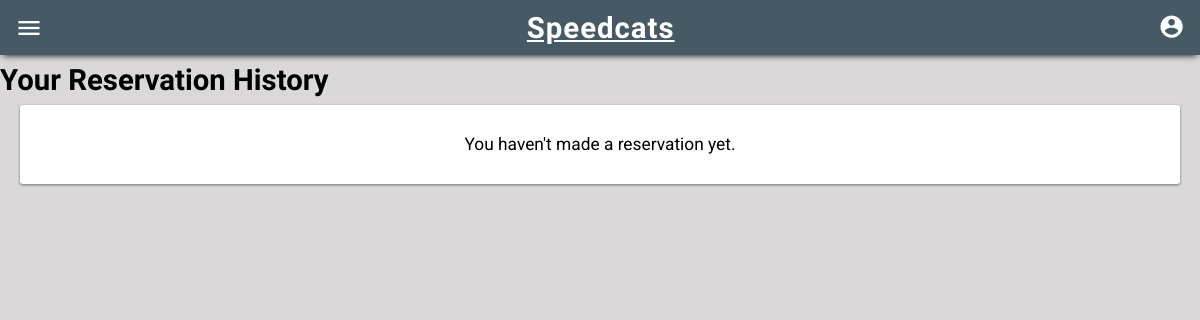
The page /inventory/history/ (signed in) on the database as committed earlier.
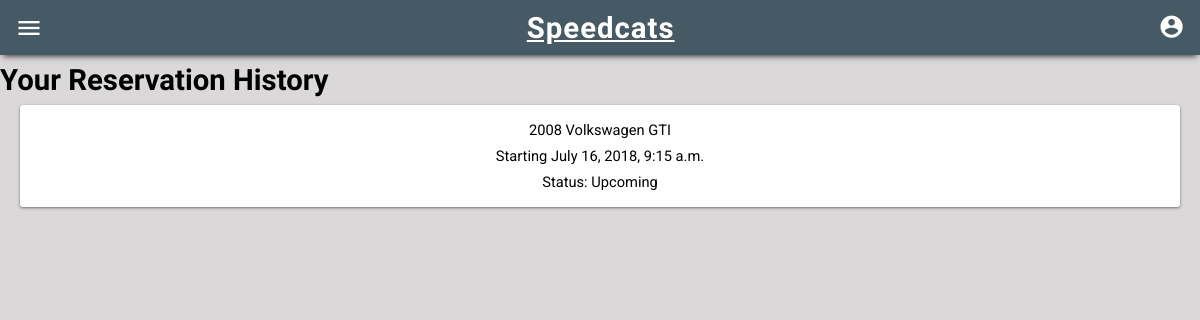
The same page on the database as committed later.
### inventory/models.py (models this page shows, shortened)
class Reservation(models.Model):
	user = models.ForeignKey(settings.AUTH_USER_MODEL, on_delete=models.CASCADE, related_name="reservations")
	vehicle = models.ForeignKey(Vehicle, on_delete=models.CASCADE)
	pick_up_time = models.DateTimeField(blank=False, null=False)
	pick_up_location = models.ForeignKey(Store, on_delete=models.CASCADE, related_name='pick_up_store')
	drop_off_time = models.DateTimeField(blank=False, null=False)
	drop_off_location = models.ForeignKey(Store, on_delete=models.CASCADE, related_name='drop_off_store')
	subtotal = models.DecimalField(max_digits=8, decimal_places=2, null=True)
	tax = models.DecimalField(max_digits=8, decimal_places=2, null=True)
	total = models.DecimalField(max_digits=8, decimal_places=2, null=True)
	miles_driven = models.IntegerField(null=True, blank=True)
	"""
	@property
	def active(self):
		now = datetime.datetime.utcnow()
		if self.pick_up_time < now and now < self.drop_off_time:
			return True
		return False
	"""
	@property
	def status(self):
		pick_up_time = self.pick_up_time
		drop_off_time = self.drop_off_time
		now = datetime.datetime.utcnow().replace(tzinfo=pytz.UTC)
		if pick_up_time > now:
			return 'Upcoming'
		elif drop_off_time > now:
			return 'In Progress'
		elif now > drop_off_time:
			return 'Completed'

class Vehicle(models.Model):
	status_choices = (
		('m', 'Maintenance'),
		('a', 'Available'),
		('r', 'Reserved'),
	)
	vehicle_type_choices = (
		('c', 'Car'),
		('s', 'SUV'),
		('t', 'Truck'),
	)
	VIN = models.CharField(max_length=17)
	store = models.ForeignKey(Store, on_delete=models.CASCADE)
	year = models.IntegerField()
	make = models.CharField(max_length=30)
	model = models.CharField(max_length=30)
	color = models.CharField(max_length=10)
	mileage = models.IntegerField()
	image = models.ImageField(upload_to="vehicle_photos", blank=True)
	description = models.CharField(max_length=800, default="")
	price = models.DecimalField(max_digits=8, decimal_places=2, default=85.99)
	status = models.CharField(
		max_length=1,
		choices=status_choices,
		default='a',
	)
	vehicle_type = models.CharField(
		max_length=1,
		choices=vehicle_type_choices,
		default='c',
	)
	def __str__(self):
		return str(self.year) + ' ' + self.make + ' ' + self.model

### inventory/views.py (the view)
# urls.py: path('history/', views.history, name="history"),
@login_required
def history(request):
	user = request.user
	reservations = Reservation.objects.filter(user=user)
	context = {
		"reservations":reservations
	}
	return render(request, 'inventory/history.html', context)

### inventory/templates/inventory/history.html (shortened to what this page needs)
{% extends "base_generic.html" %}
{% block content %}
    <h2 class="header">Your Reservation History</h2>
    <ul id="reservationlist">
        {% for reservation in reservations %}
        <div>
            <a href="{% url 'inventory:reservation' reservation.id %}">
            <p class="reservationtime">{{ reservation.vehicle }}</p>
            {% if reservation.status == "Upcoming" %}
                <p class="reservationtime">Starting {{ reservation.pick_up_time }}</p>
            {% endif %}
            <p class="reservationtime">Status: {{ reservation.status }}</p>
            </a>
        </div>
        {% empty %}
        <div>
            <p>You haven't made a reservation yet.</p>
        </div>
        {% endfor %}
    </ul>
{% endblock %}

### inventory/templates/base_generic.html (shortened to what this page needs)
<!DOCTYPE html>
<html lang="en">
<head>
	{% load static %}
	<link rel="stylesheet" href="{% static 'css/styles.css' %}">
	<link rel="stylesheet" href="{% static 'css/animations.css' %}">
</head>
<body>
	<header>
		<div id="headermenu">
			<i class="button material-icons" id="menubutton">menu</i>
			<a href="{% url 'inventory:home' %}"><h1 id="logo">Speedcats</h1></a>
			<a href="{% url 'login' %}"><i class="button material-icons" id="accountbutton">account_circle</i></a>
		</div>
	</header>
	<div id="content">
		{% block content %}{% endblock %}
	</div>
</body>
</html>

### inventory/static/css/styles.css (style rules this page uses)
html, body { padding: 0px; margin: 0px; }
body { background-color: rgb(218, 216, 216); }
a:link { color: white; }
h1 { font-size: 22pt; font-family: 'Fjalla One', sans-serif; letter-spacing: 1px; margin: 0; }
h2 { font-size: 18pt; font-family: 'Fjalla One', sans-serif; margin: 0; }
p { font-size: 13pt; font-family: 'Roboto', sans-serif; padding: 0 15px; text-align: center; }
header { display: flex; flex-direction: column; align-items: center; justify-content: center; width: calc(100% - 14px); height: 55px; background-color: #455A64; box-shadow: 0 4px 6px -3px #2c2c2c; padding: 0 7px; position: fixed; top: 0; z-index: 54; }
a:-webkit-any-link { text-decoration: none; }
.button { padding: 8px; }
.header { padding: 8px 0 8px 0; margin: 0 20px; font-size: 22pt; }
.reservationtime { padding: 4px 0; margin: 0; font-size: 11pt; color: black; }
#logo { text-decoration: underline; }
#headermenu { width: 100%; display: flex; align-items: center; justify-content: space-between; }
#menubutton { font-size: 21pt; color: white; }
#accountbutton { font-size: 20pt; color: white; }
#content { width: 100%; margin-top: 55px; }
#reservationlist { padding: 0; background-color: white; margin: 0 20px 20px; border-radius: 3px; box-shadow: 0 1px 3px #707070; }
#reservationlist > div { padding: 12px 0; }
@media only screen and (min-width: 768px) { .header { margin: 0; } }

Rows that differ between the two databases and show on the page:
added Reservation: vehicle "2008 Volkswagen GTI", pick_up_time "July 16, 2018, 9:15 a.m.", status "Upcoming"
Other text that changed with them:
text no longer shown: "You haven't made a reservation yet."
